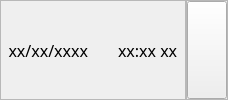
               <widget class="QWidget" name="footer_container" native="true">
                <layout class="QHBoxLayout" name="horizontalLayout_7">
                 <property name="spacing">
                  <number>0</number>
                 </property>
                 <property name="leftMargin">
                  <number>0</number>
                 </property>
                 <property name="topMargin">
                  <number>0</number>
                 </property>
                 <property name="rightMargin">
                  <number>0</number>
                 </property>
                 <property name="bottomMargin">
                  <number>0</number>
                 </property>
                 <item>
                  <widget class="QFrame" name="frame_8">
                   <property name="minimumSize">
                    <size>
                     <width>0</width>
                     <height>50</height>
                    </size>
                   </property>
                   <property name="frameShape">
                    <enum>QFrame::StyledPanel</enum>
                   </property>
                   <property name="frameShadow">
                    <enum>QFrame::Raised</enum>
                   </property>
                   <layout class="QHBoxLayout" name="horizontalLayout">
                    <property name="spacing">
                     <number>30</number>
                    </property>
                    <property name="leftMargin">
                     <number>6</number>
                    </property>
                    <property name="topMargin">
                     <number>6</number>
                    </property>
                    <property name="rightMargin">
                     <number>6</number>
                    </property>
                    <property name="bottomMargin">
                     <number>6</number>
                    </property>
                    <item alignment="Qt::AlignRight">
                     <widget class="QLabel" name="dateShowLabel">
                      <property name="font">
                       <font>
                        <family>Noto Sans</family>
                        <pointsize>12</pointsize>
                       </font>
                      </property>
                      <property name="text">
                       <string>xx/xx/xxxx</string>
                      </property>
                      <property name="alignment">
                       <set>Qt::AlignRight|Qt::AlignTrailing|Qt::AlignVCenter</set>
                      </property>
                     </widget>
                    </item>
                    <item alignment="Qt::AlignLeft">
                     <widget class="QLabel" name="timeShowLabel">
                      <property name="font">
                       <font>
                        <family>Noto Sans</family>
                        <pointsize>12</pointsize>
                       </font>
                      </property>
                      <property name="text">
                       <string>xx:xx xx</string>
                      </property>
                     </widget>
                    </item>
                   </layout>
                  </widget>
                 </item>
                 <item>
                  <widget class="QFrame" name="bottom_logo_container">
                   <property name="maximumSize">
                    <size>
                     <width>200</width>
                     <height>16777215</height>
                    </size>
                   </property>
                   <property name="frameShape">
                    <enum>QFrame::StyledPanel</enum>
                   </property>
                   <property name="frameShadow">
                    <enum>QFrame::Raised</enum>
                   </property>
                   <layout class="QHBoxLayout" name="horizontalLayout_4">
                    <property name="spacing">
                     <number>0</number>
                    </property>
                    <property name="leftMargin">
                     <number>0</number>
                    </property>
                    <property name="topMargin">
                     <number>0</number>
                    </property>
                    <property name="rightMargin">
                     <number>0</number>
                    </property>
                    <property name="bottomMargin">
                     <number>0</number>
                    </property>
                    <item>
                     <widget class="QPushButton" name="pushButton">
                      <property name="sizePolicy">
                       <sizepolicy hsizetype="Preferred" vsizetype="Preferred">
                        <horstretch>0</horstretch>
                        <verstretch>0</verstretch>
                       </sizepolicy>
                      </property>
                      <property name="text">
                       <string/>
                      </property>
                      <property name="icon">
                       <iconset resource="resources.qrc">
                        <normaloff>:/images/images/EVERCON.png</normaloff>:/images/images/EVERCON.png</iconset>
                      </property>
                      <property name="iconSize">
                       <size>
                        <width>160</width>
                        <height>20</height>
                       </size>
                      </property>
                     </widget>
                    </item>
                   </layout>
                  </widget>
                 </item>
                </layout>
               </widget>
